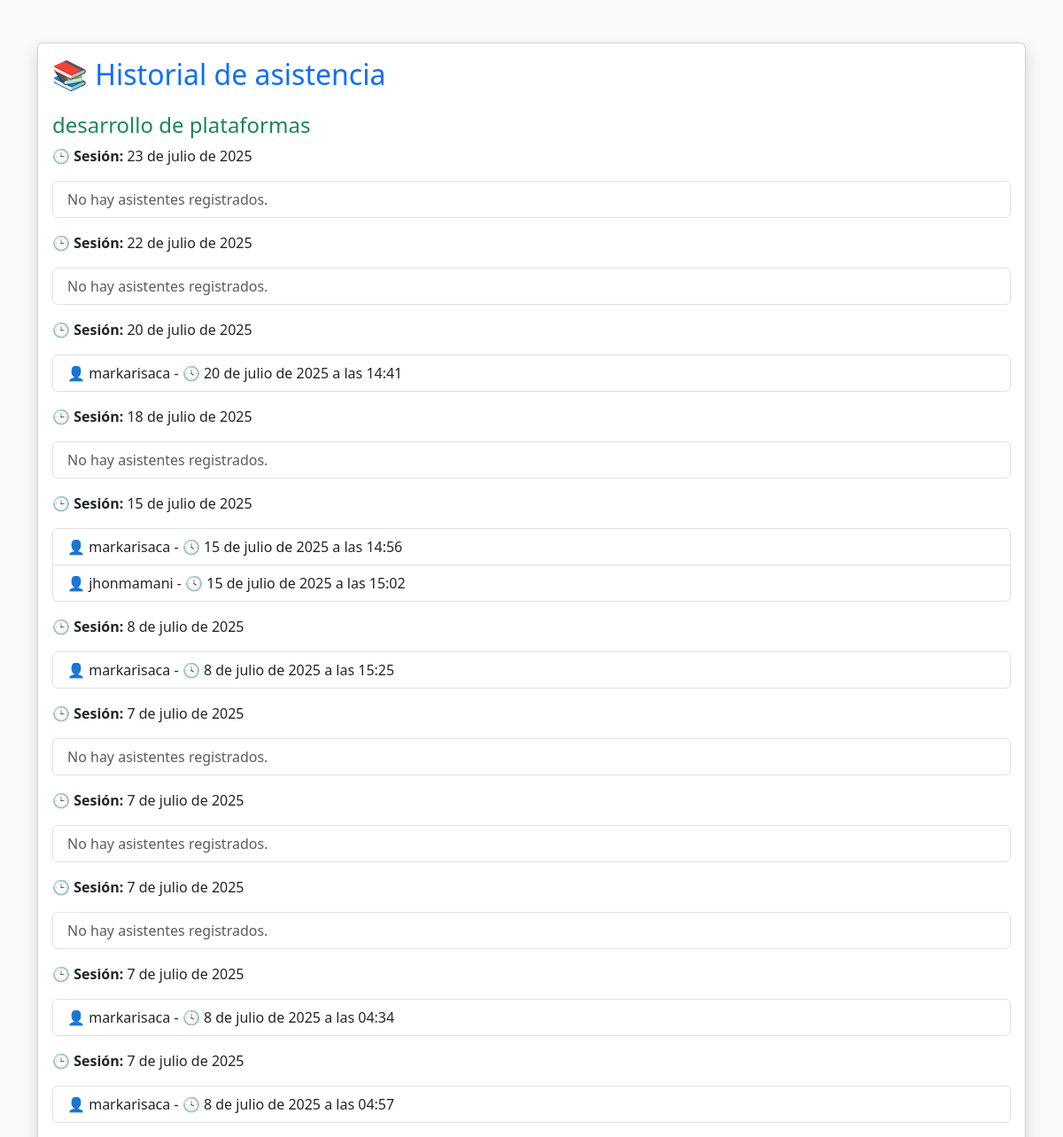
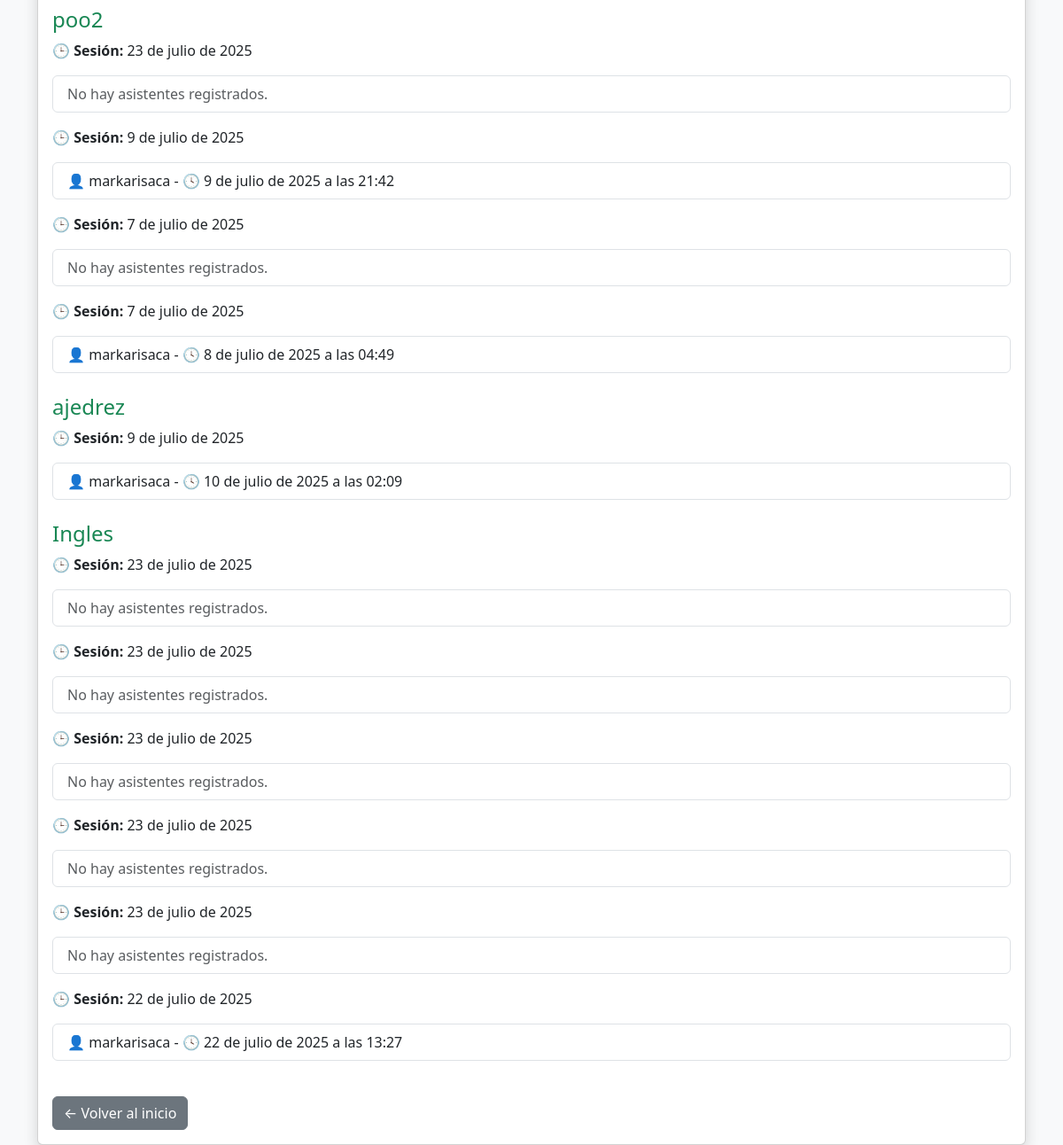
The app's page /historial-docentes/ (signed in), older data (2 pictures, top to bottom).
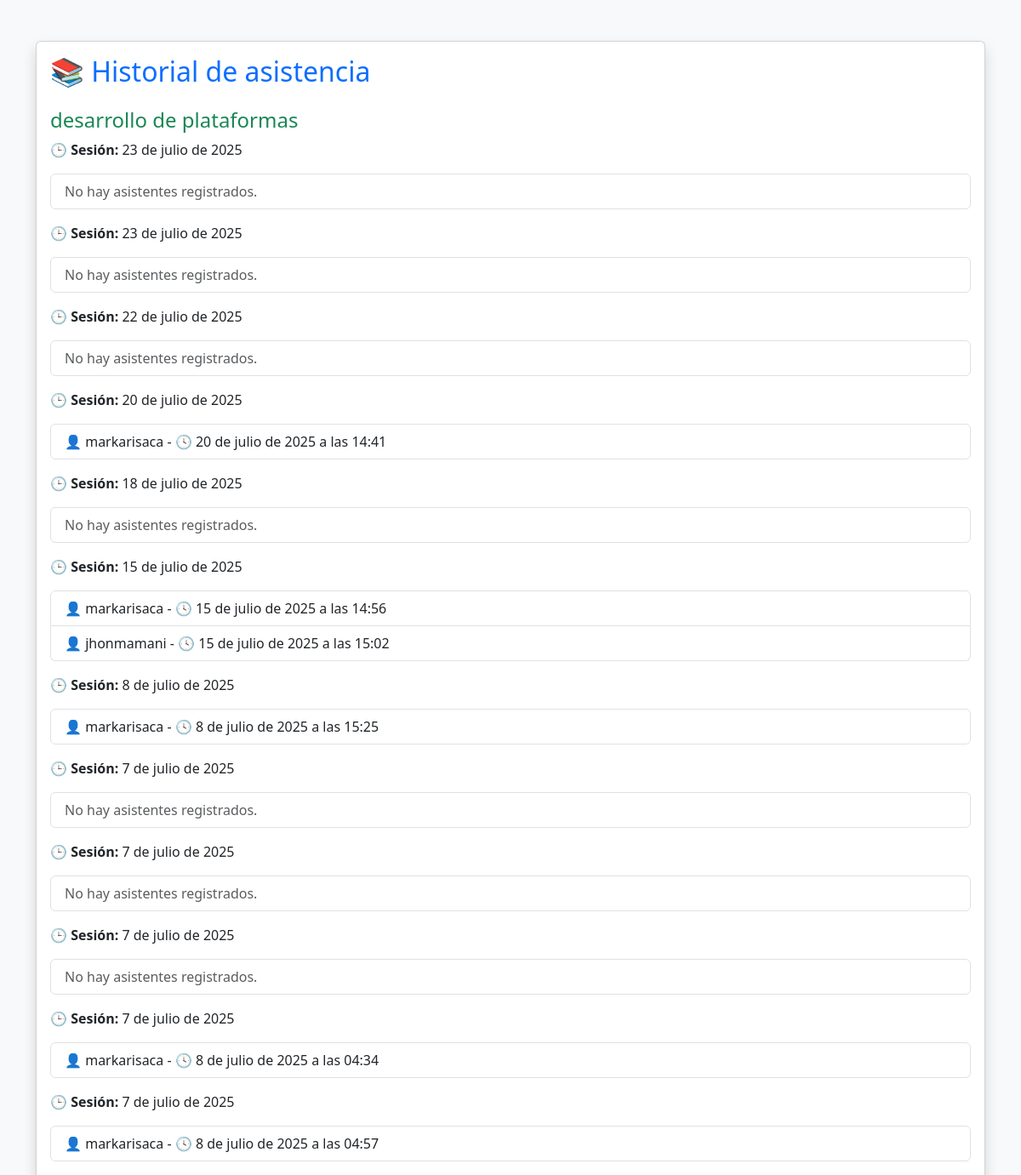
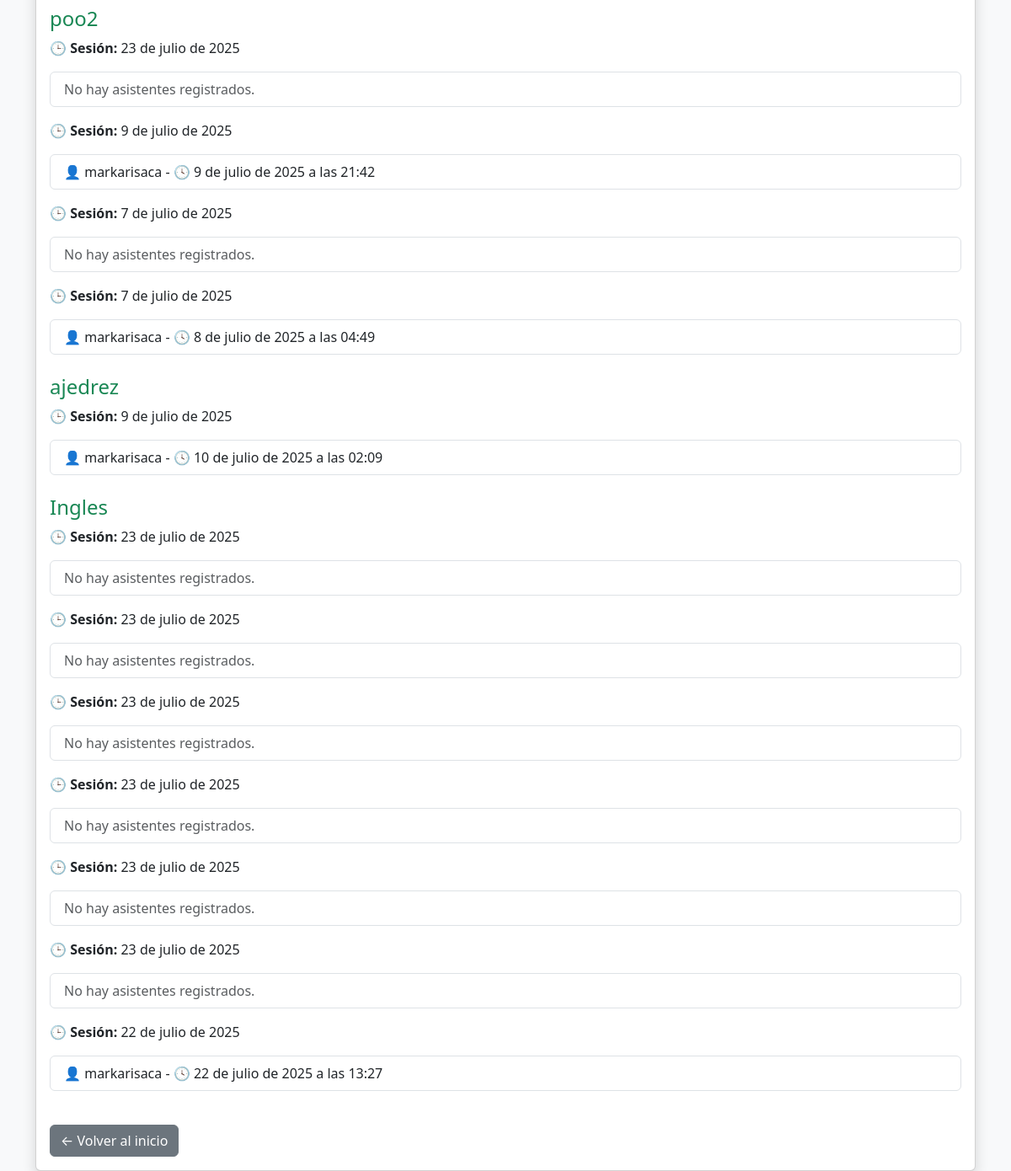
The same page, newer data (2 pictures, top to bottom).
### usuarios/models.py (models this page shows, shortened)
class Curso(models.Model):
    nombre = models.CharField(max_length=100)
    descripcion = models.TextField(blank=True, validators=[MinLengthValidator(10)])
    docente = models.ForeignKey(settings.AUTH_USER_MODEL, on_delete=models.CASCADE)

class Sesion(models.Model):
    curso = models.ForeignKey(Curso, on_delete=models.CASCADE)
    fecha = models.DateField(auto_now_add=True)
    uuid = models.UUIDField(default=uuid.uuid4, editable=False, unique=True)

class Asistencia(models.Model):
    sesion = models.ForeignKey(Sesion, on_delete=models.CASCADE)
    estudiante = models.ForeignKey(Usuario, on_delete=models.CASCADE)
    fecha_hora = models.DateTimeField(auto_now_add=True)
    class Meta:
        unique_together = ('sesion', 'estudiante')

class Usuario(AbstractUser):
    es_docente = models.BooleanField(default=False)

### usuarios/views.py (the view)
# urls.py: path('historial-docentes/', views.historial_docente_view, name='historial_docente'),
@login_required
def historial_docente_view(request):
    if not request.user.es_docente:
        return redirect('inicio')
    cursos = Curso.objects.filter(docente=request.user)
    data = []
    for curso in cursos:
        sesiones = Sesion.objects.filter(curso=curso).order_by('-fecha')
        sesiones_data = []
        for sesion in sesiones:
            asistentes = Asistencia.objects.filter(sesion=sesion)
            sesiones_data.append({
                'sesion': sesion,
                'asistentes': asistentes
            })
        data.append({
            'curso': curso,
            'sesiones': sesiones_data
        })
    return render(request, 'usuarios/historial_docente.html', {
        'historial': data
    })

### usuarios/templates/usuarios/historial_docente.html (shortened to what this page needs)
<!DOCTYPE html>
<html lang="es">
<head>
    <link href="https://cdn.jsdelivr.net/npm/bootstrap@5.3.0/dist/css/bootstrap.min.css" rel="stylesheet">
</head>
<body class="bg-light">
    <div class="container mt-5">
        <div class="card shadow">
            <div class="card-body">
                <h2 class="card-title mb-4 text-primary">📚 Historial de asistencia</h2>
                {% for curso_data in historial %}
                    <div class="mb-4">
                        <h4 class="text-success">{{ curso_data.curso.nombre }}</h4>
                        {% for sesion_data in curso_data.sesiones %}
                            <div class="mb-3">
                                <p><strong>🕒 Sesión:</strong> {{ sesion_data.sesion.fecha }}</p>
                                <ul class="list-group">
                                    {% for asistencia in sesion_data.asistentes %}
                                        <li class="list-group-item">
                                            👤 {{ asistencia.estudiante.username }} - 🕓 {{ asistencia.fecha_hora }}
                                        </li>
                                    {% empty %}
                                        <li class="list-group-item text-muted">No hay asistentes registrados.</li>
                                    {% endfor %}
                                </ul>
                            </div>
                        {% endfor %}
                    </div>
                {% endfor %}
                <a href="{% url 'inicio' %}" class="btn btn-secondary mt-3">← Volver al inicio</a>
            </div>
        </div>
    </div>
</body>
</html>

Row changes from the older to the newer data that the page shows:
added Sesion: sesion.fecha "23 de julio de 2025", shown under Curso "desarrollo de plataformas"
added Sesion: sesion.fecha "23 de julio de 2025", shown under Curso "Ingles"
